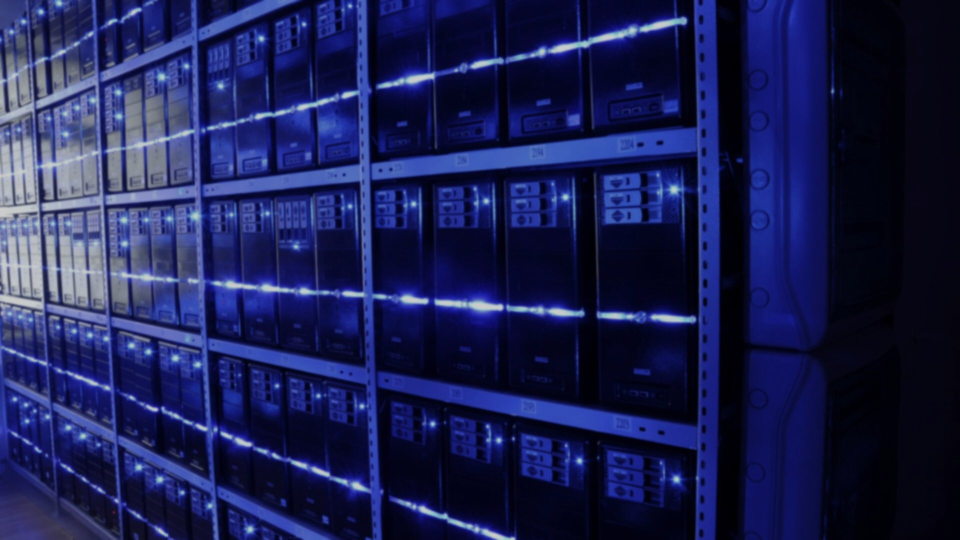
#> input picture assets/bg_erp_online.jpg, 1920 x 1080 px (shown at 1/2 size); its folder holds only this picture in this run
$ python final_sheet.py
#> lines starting #> are read from the running program, lines starting #| are printed output that depends on the picture
# -*- coding: utf-8 -*-
"""Planche-contact des fonds finaux assets/bg_*_online*.jpg (pour verification)."""
import glob
import io
import os
import sys
from PIL import Image, ImageDraw

sys.stdout = io.TextIOWrapper(sys.stdout.buffer, encoding="utf-8", errors="replace")

BASE = r"C:\ppt"
files = sorted(glob.glob(os.path.join(BASE, "assets", "bg_*_online*.jpg")))
cols = 4
tw, th = 620, 349
rows = (len(files) + cols - 1) // cols
sheet = Image.new("RGB", (cols * tw, rows * (th + 26)), (16, 20, 32))
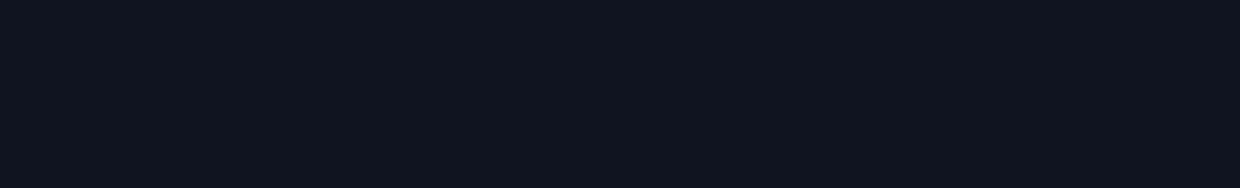
#> sheet: PIL image 2480x375 RGB (shown at 1/2 size); mean R, G, B 16, 20, 32
dr = ImageDraw.Draw(sheet)
for i, f in enumerate(files):
    im = Image.open(f).convert("RGB").resize((tw - 10, th - 10), Image.LANCZOS)
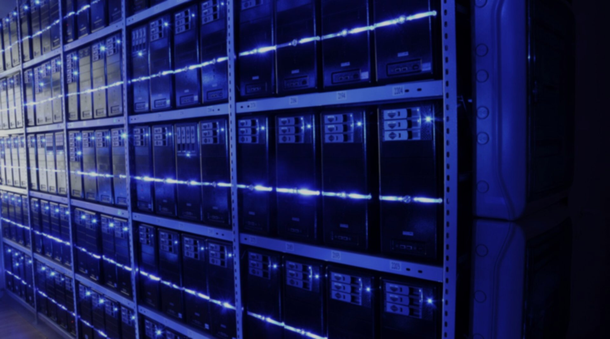
#> im: PIL image 610x339 RGB; mean R, G, B 26.9, 32, 82.9
    x = (i % cols) * tw + 5
    y = (i // cols) * (th + 26) + 5
    sheet.paste(im, (x, y))
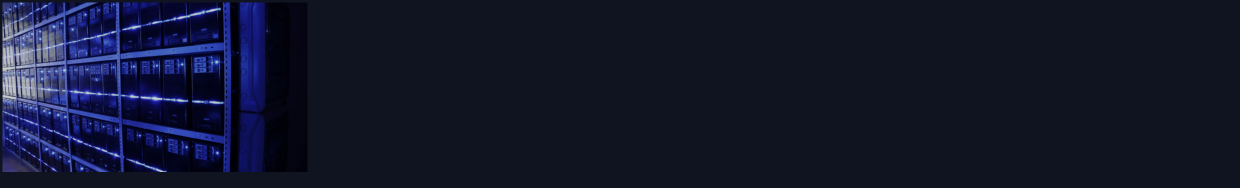
#> sheet: PIL image 2480x375 RGB (shown at 1/2 size); mean R, G, B 18.4, 22.7, 43.3
    dr.text((x, y + th - 2), os.path.basename(f), fill=(255, 220, 150))
sheet.save(os.path.join(BASE, "_check", "bg", "final_sheet.jpg"), quality=90)
print("-> _check/bg/final_sheet.jpg (" + str(len(files)) + " fichiers)")

$ run again, on assets/bg_lean_online.jpg
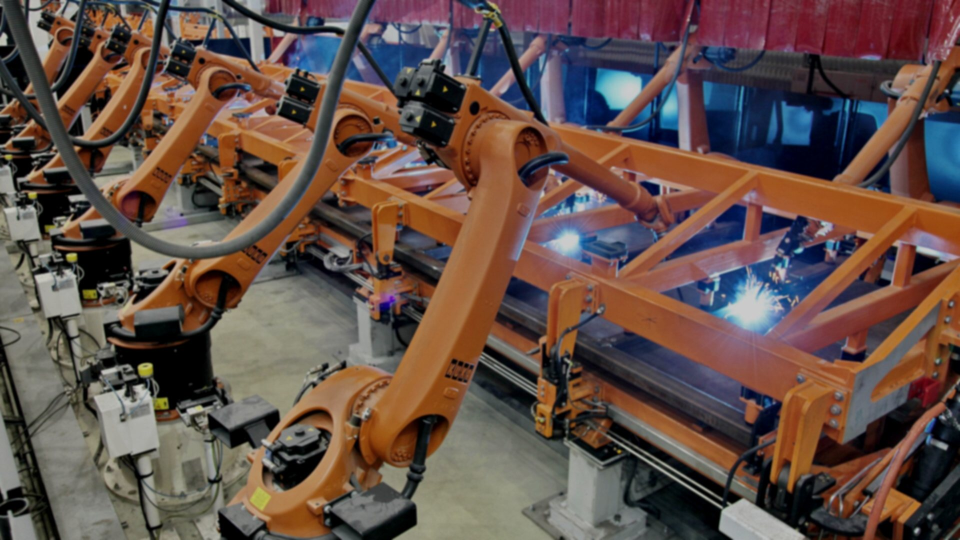
#> input picture assets/bg_lean_online.jpg, 1920 x 1080 px (shown at 1/2 size)
#> `im = Image.open(f).convert("RGB").resize((tw - 10, th - 10), Image.LAN..`:
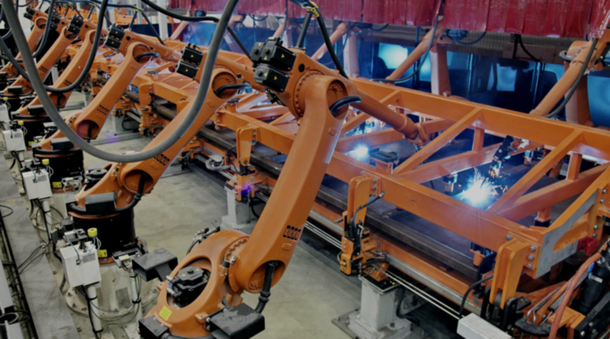
#> im: PIL image 610x339 RGB; mean R, G, B 98.9, 79.1, 72.2
#> `sheet.paste(im, (x, y))`:
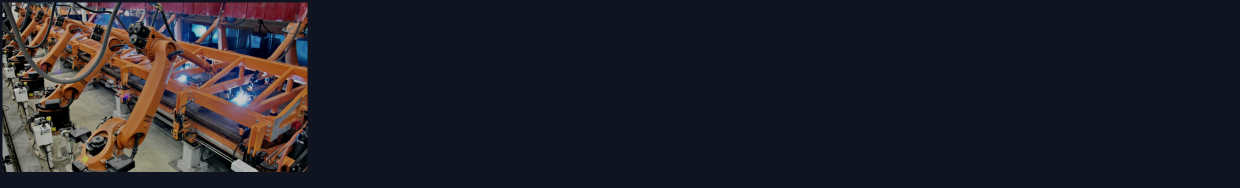
#> sheet: PIL image 2480x375 RGB (shown at 1/2 size); mean R, G, B 34.4, 33.1, 40.9

$ run again, on assets/bg_erp_online_b.jpg
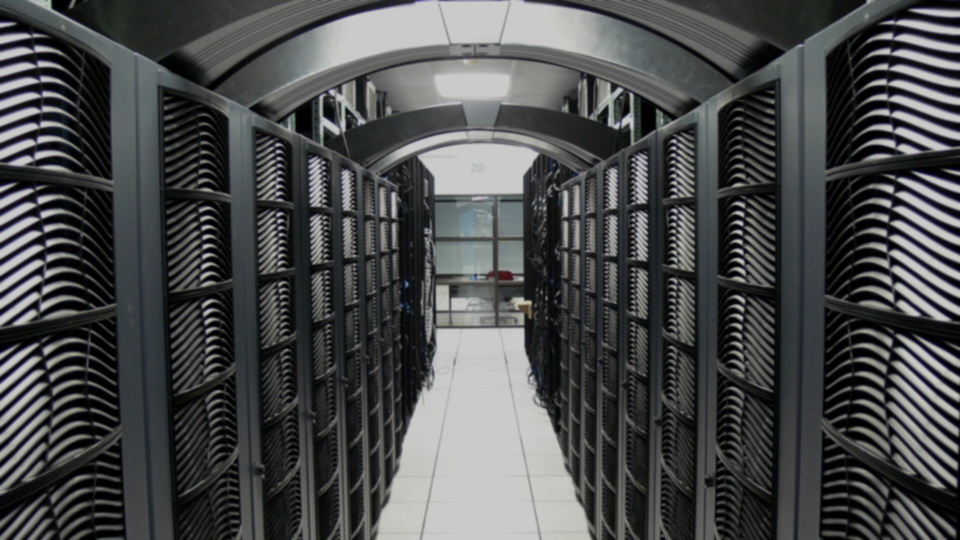
#> input picture assets/bg_erp_online_b.jpg, 1920 x 1080 px (shown at 1/2 size)
#> `im = Image.open(f).convert("RGB").resize((tw - 10, th - 10), Image.LAN..`:
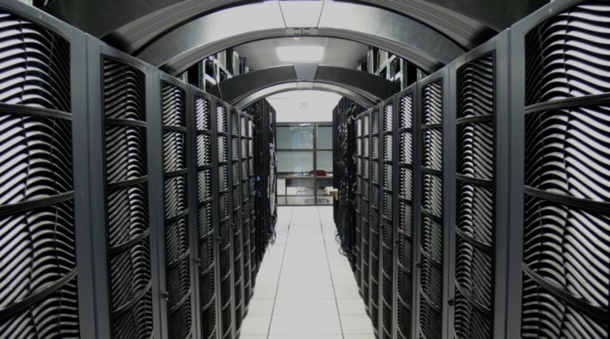
#> im: PIL image 610x339 RGB; mean R, G, B 74, 75.8, 76.2
#> `sheet.paste(im, (x, y))`:
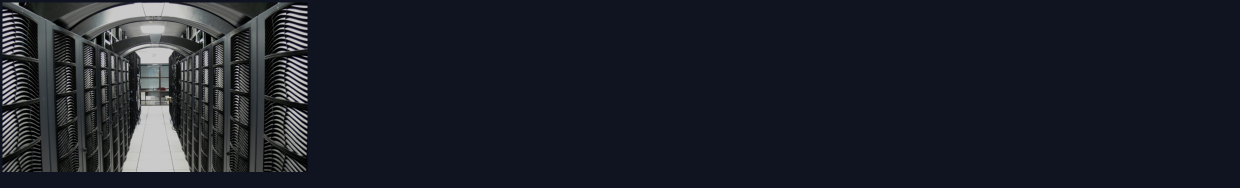
#> sheet: PIL image 2480x375 RGB (shown at 1/2 size); mean R, G, B 28.9, 32.4, 41.8
